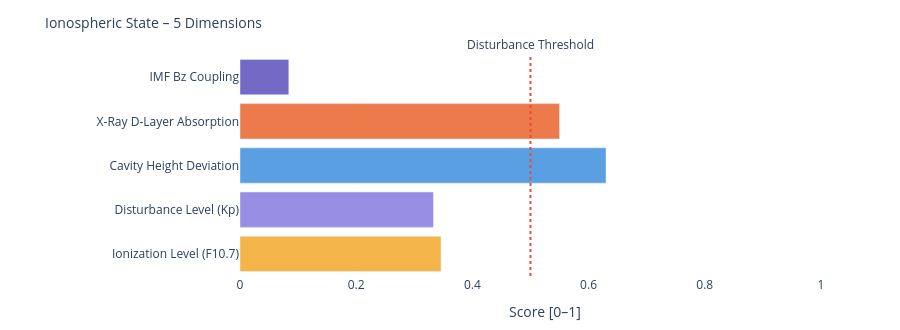

Here is the notebook cell this chart was saved with:
### Markdown cell above
---
### 📐 Systemic Insight: Geometric Cavity vs. Real Schumann Resonance

**Relevant for:** Layer 6 = delta analysis &nbsp;|&nbsp; Layer 7 = feature vector / system interpretation

A cavity height change from 80 km to 70 km shifts the **idealized geometric frequencies** only minimally:

| Modus | Aktuell | Referenz | Δ |
|-------|---------|----------|---|
| SR-1 | 10.4762 Hz | 10.4599 Hz | +16 mHz |
| SR-2 | 18.1452 Hz | 18.1171 Hz | +28 mHz |
| SR-3 | 25.6612 Hz | 25.6215 Hz | +40 mHz |
| SR-4 | 33.1285 Hz | 33.0772 Hz | +51 mHz |

The geometric effect is limited because 10 km is very small compared to Earth's radius (~6371 km).

**Consequence:** Real Schumann deviations are likely driven more strongly by **conductivity, damping, day/night structure, lightning distribution and source geometry** than by pure cavity height.

---

**Layer 6 compares:**
```
geometric Δ from Layer 4  vs.  observed Δ from real Schumann measurement data
```

**Layer 7 Feature:**
```
If real Δ >> geometric Δ  →  non-geometric factors dominant
```

### Code cell
# ============================================================
# IONOSPHERIC STATE – Summary gauge
# Five dimensions: ionization, disturbance, cavity height, X-Ray, Bz coupling
# ============================================================

def norm(v, lo, hi):
    if v is None: return None
    return round(max(0.0, min(1.0, (v - lo) / (hi - lo))), 3)

# Ionization level (F10.7 → F2-Layer)
ioniz = norm(f107_val, 60, 250)

# Disturbance level (Kp → E/F-Layer irregularities)
disturb = norm(kp_val, 0, 9)

# Cavity height deviation from reference (80 km)
h_dev = norm(abs(h_eff - 80), 0, 20)

# X-Ray ionization (D-Layer absorption)
xray_ioniz = None
if xray_now is not None:
    xray_ioniz = norm(math.log10(max(xray_now, 1e-9)) + 9, 0, 5)

# Bz coupling (southward Bz → stronger magnetosphere-ionosphere coupling)
bz_coupling = norm(-(bz_now or 0), -5, 30) if bz_now is not None else None

dims = [
    ('Ionization Level (F10.7)',    ioniz,      '#F2A623'),
    ('Disturbance Level (Kp)',      disturb,    '#7F77DD'),
    ('Cavity Height Deviation',     h_dev,      '#378ADD'),
    ('X-Ray D-Layer Absorption',    xray_ioniz, '#E85D24'),
    ('IMF Bz Coupling',             bz_coupling,'#534AB7'),
]

fig = go.Figure()
for name, val, col in dims:
    if val is not None:
        h = int(val * 20)
        bar = '█' * h + '░' * (20 - h)
        label = f'{name}:  {bar}  {val:.3f}'
    else:
        label = f'{name}:  {"─" * 20}  n/a'
    fig.add_trace(go.Bar(
        x=[val if val is not None else 0],
        y=[name],
        orientation='h',
        marker_color=col, opacity=0.82,
        showlegend=False
    ))

fig.add_vline(x=0.5, line_dash='dot', line_color='#e74c3c',
              annotation_text='Disturbance Threshold', annotation_position='top')
fig.update_layout(
    title=dict(text='Ionospheric State – 5 Dimensions', font=dict(size=14)),
    xaxis=dict(title='Score [0–1]', range=[0, 1.05]),
    height=330, plot_bgcolor='rgba(0,0,0,0)', paper_bgcolor='rgba(0,0,0,0)',
    margin=dict(l=240, r=50, t=55, b=40)
)
fig.show()

print(f'\nIonospheric state:')
for name, val, _ in dims:
    print(f'  {name:<35} {val:.3f}' if val is not None else f'  {name:<35} n/a')

### Figure 1 — Plotly figure (JSON) as saved in the notebook; plotly's stock layout.template omitted (floating-point values rounded to 4 significant figures)
{"data": [{"marker": {"color": "#F2A623"}, "opacity": 0.82, "orientation": "h", "showlegend": false, "type": "bar", "x": [0.346], "y": ["Ionization Level (F10.7)"]}, {"marker": {"color": "#7F77DD"}, "opacity": 0.82, "orientation": "h", "showlegend": false, "type": "bar", "x": [0.333], "y": ["Disturbance Level (Kp)"]}, {"marker": {"color": "#378ADD"}, "opacity": 0.82, "orientation": "h", "showlegend": false, "type": "bar", "x": [0.63], "y": ["Cavity Height Deviation"]}, {"marker": {"color": "#E85D24"}, "opacity": 0.82, "orientation": "h", "showlegend": false, "type": "bar", "x": [0.55], "y": ["X-Ray D-Layer Absorption"]}, {"marker": {"color": "#534AB7"}, "opacity": 0.82, "orientation": "h", "showlegend": false, "type": "bar", "x": [0.084], "y": ["IMF Bz Coupling"]}], "layout": {"annotations": [{"showarrow": false, "text": "Disturbance Threshold", "x": 0.5, "xanchor": "center", "xref": "x", "y": 1, "yanchor": "bottom", "yref": "y domain"}], "height": 330, "margin": {"b": 40, "l": 240, "r": 50, "t": 55}, "paper_bgcolor": "rgba(0,0,0,0)", "plot_bgcolor": "rgba(0,0,0,0)", "shapes": [{"line": {"color": "#e74c3c", "dash": "dot"}, "type": "line", "x0": 0.5, "x1": 0.5, "xref": "x", "y0": 0, "y1": 1, "yref": "y domain"}], "title": {"font": {"size": 14}, "text": "Ionospheric State – 5 Dimensions"}, "xaxis": {"range": [0, 1.05], "title": {"text": "Score [0–1]"}}}}
